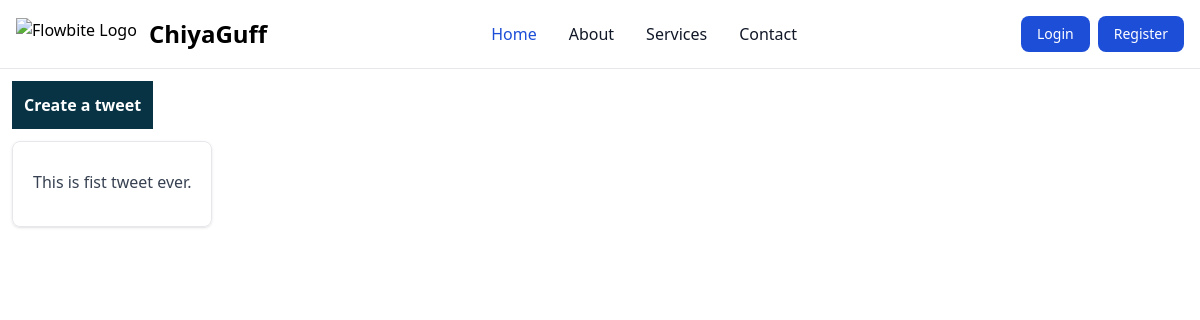
Page /tweet/ on the earlier database version.
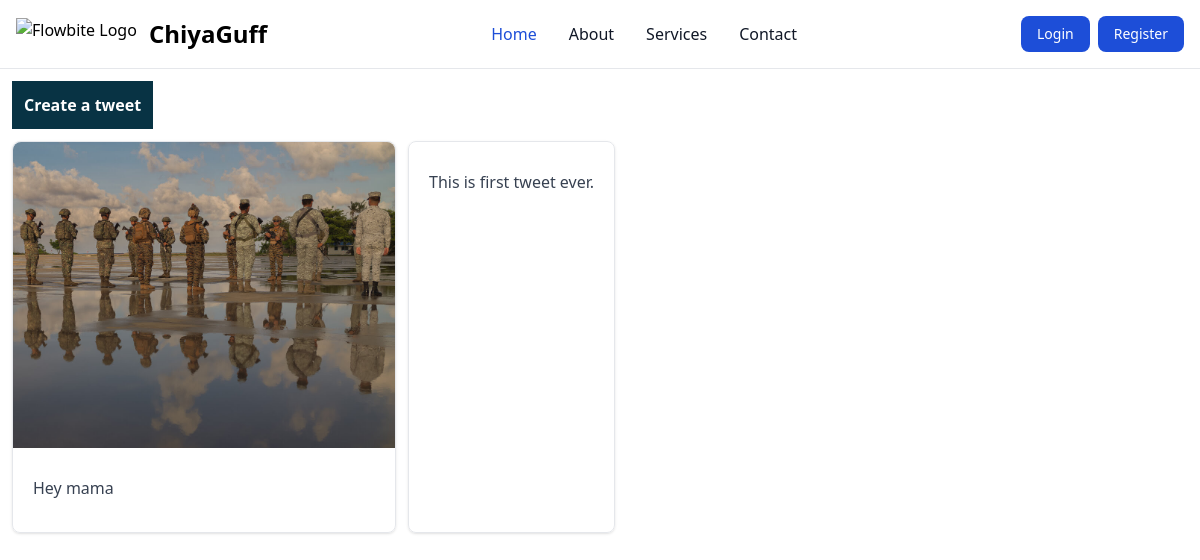
Same page on the later database version.
### tweet/models.py (models this page shows, shortened)
class Tweet(models.Model):
    user = models.ForeignKey(User , on_delete=models.CASCADE)
    text = models.TextField(max_length=240)
    photo = models.ImageField(upload_to = "photos/" , blank = True ,  null = True)
    created_at = models.DateTimeField(auto_now_add=True)
    updated_at = models.DateTimeField(auto_now=True)

### tweet/views.py (the view)
# urls.py: path("",views.tweet_list , name='tweet_list' ),
def tweet_list(request):
    tweets = Tweet.objects.all().order_by('-created_at')
    return render(request,'tweet_list.html' , {"tweets":tweets})

### tweet/templates/tweet_list.html (shortened to what this page needs)
{% extends "layout.html" %}
{% block content %}
<a class="inline-block m-3 mb-0 p-3 bg-cyan-950 text-white font-semibold" href="{% url 'tweet_create' %}">Create a tweet</a>
<div class="flex flex-wrap gap-3 m-3 ">
    {% for tweet in tweets %}
    <div class="max-w-sm border border-gray-200 rounded-lg shadow dark:bg-gray-800 dark:border-gray-700 w-max">
        <a href="#">
            <img class="rounded-t-lg" src="{{ tweet.photo.url }}" alt="" />
        </a>
        <div class="p-5">
            <p class="mb-3 font-normal text-gray-700 dark:text-gray-400">{{ tweet.text }}</p>
        </div>
    </div>
    {% endfor %}
</div>
{% endblock %}

### templates/layout.html (shortened to what this page needs)
{% load static %}
<!DOCTYPE html>
<html lang="en">
<head>
    <script src="https://cdn.tailwindcss.com"></script>
</head>
<body>
<nav class="bg-white dark:bg-gray-900 w-full border-b border-gray-200 dark:border-gray-600">
    <div class="max-w-screen-xl flex flex-wrap items-center justify-between mx-auto p-4">
    <a href="{% url 'tweet_list' %}" class="flex items-center space-x-3 rtl:space-x-reverse">
        <img src="https://encrypted-tbn0.gstatic.com/images?q=tbn:ANd9GcS6kdhfdLhx0q9KlUIZKdEoqSWHSS1MrJbKqQ&s" class="h-8 mix-blend-multiply" alt="Flowbite Logo">
        <span class="self-center text-2xl font-semibold whitespace-nowrap dark:text-white">ChiyaGuff</span>
    </a>
    <div class="flex md:order-2 space-x-3 md:space-x-0 rtl:space-x-reverse gap-2">
       {% if user.is_authenticated %}
        <form action="{% url 'logout' %}" method="post">
          {% csrf_token %}
          <button class="text-white bg-blue-700 hover:bg-blue-800 focus:ring-4 focus:outline-none focus:ring-blue-300 font-medium rounded-lg text-sm px-4 py-2 text-center dark:bg-blue-600 dark:hover:bg-blue-700 dark:focus:ring-blue-800" type="submit">Logout</button>
        </form>
        {% else %}
        <form action="{% url 'login' %}" method="post">
          <button class="text-white bg-blue-700 hover:bg-blue-800 focus:ring-4 focus:outline-none focus:ring-blue-300 font-medium rounded-lg text-sm px-4 py-2 text-center dark:bg-blue-600 dark:hover:bg-blue-700 dark:focus:ring-blue-800" type="submit">Login</button>
        </form>
        <form action="{% url 'register' %}" method="post">
          <button class="text-white bg-blue-700 hover:bg-blue-800 focus:ring-4 focus:outline-none focus:ring-blue-300 font-medium rounded-lg text-sm px-4 py-2 text-center dark:bg-blue-600 dark:hover:bg-blue-700 dark:focus:ring-blue-800" type="submit">Register</button>
        </form>
        {% endif %}
    </div>
    <div class="items-center justify-between hidden w-full md:flex md:w-auto md:order-1" id="navbar-sticky">
      <ul class="flex flex-col p-4 md:p-0 mt-4 font-medium border border-gray-100 rounded-lg bg-gray-50 md:space-x-8 rtl:space-x-reverse md:flex-row md:mt-0 md:border-0 md:bg-white dark:bg-gray-800 md:dark:bg-gray-900 dark:border-gray-700">
        <li>
          <a href="#" class="block py-2 px-3 text-white bg-blue-700 rounded md:bg-transparent md:text-blue-700 md:p-0 md:dark:text-blue-500" aria-current="page">Home</a>
        </li>
        <li>
          <a href="#" class="block py-2 px-3 text-gray-900 rounded hover:bg-gray-100 md:hover:bg-transparent md:hover:text-blue-700 md:p-0 md:dark:hover:text-blue-500 dark:text-white dark:hover:bg-gray-700 dark:hover:text-white md:dark:hover:bg-transparent dark:border-gray-700">About</a>
        </li>
        <li>
          <a href="#" class="block py-2 px-3 text-gray-900 rounded hover:bg-gray-100 md:hover:bg-transparent md:hover:text-blue-700 md:p-0 md:dark:hover:text-blue-500 dark:text-white dark:hover:bg-gray-700 dark:hover:text-white md:dark:hover:bg-transparent dark:border-gray-700">Services</a>
        </li>
        <li>
          <a href="#" class="block py-2 px-3 text-gray-900 rounded hover:bg-gray-100 md:hover:bg-transparent md:hover:text-blue-700 md:p-0 md:dark:hover:text-blue-500 dark:text-white dark:hover:bg-gray-700 dark:hover:text-white md:dark:hover:bg-transparent dark:border-gray-700">Contact</a>
        </li>
      </ul>
    </div>
    </div>
  </nav>
    {% block content %}
    {% endblock %}
</body>
</html>

Differences in the rows shown:
added Tweet: photo (picture), text "Hey mama"
changed Tweet: text "This is fist tweet ever." → "This is first tweet ever."
